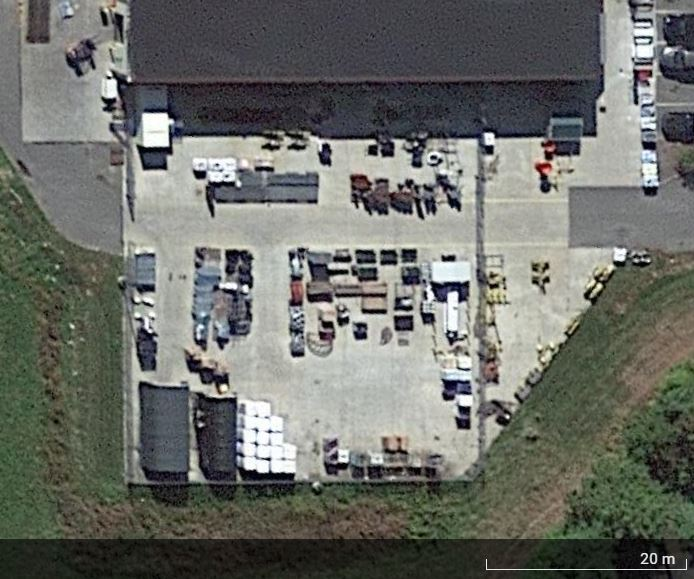
#> input picture AI-ML Tractor Analytics/SideLotImages/Scrub_Store_2.JPG, 694 x 579 px, found by its file name
$ python interactive.py
#> lines starting #> are read from the running program, lines starting #| are printed output that depends on the picture; after the words box and inside, x2 and y2 are one past the last pixel; in counts of white or black regions, pixels touching at a corner belong together
from __future__ import print_function
import cv2 as cv
import numpy as np
import random as rng
rng.seed(12345)
def thresh_callback(val):
    threshold = val
    # Detect edges using Canny
    canny_output = cv.Canny(src_gray, threshold, threshold * 2)
    # Find contours
    contours, hierarchy = cv.findContours(canny_output, cv.RETR_TREE, cv.CHAIN_APPROX_SIMPLE)
    # Draw contours


    drawing = np.zeros((canny_output.shape[0], canny_output.shape[1], 3), dtype=np.uint8)
    for i in range(len(contours)):
        color = (rng.randint(0,256), rng.randint(0,256), rng.randint(0,256))
        cv.drawContours(drawing, contours, i, color, 1, cv.LINE_8, hierarchy, 0)
    # Show in a window
    cv.imshow('Contours', drawing)
    cv.waitKey(0)
    cv.destroyAllWindows()
# Load source image
src = cv.imread('/home/saketh/Documents/Hackathons/AI-ML Tractor Analytics/SideLotImages/Scrub_Store_2.JPG',0)
#> src: shape (579, 694); min 0, max 255, mean 107.8

# Convert image to gray and blur it
#src_gray = cv.cvtColor(src, cv.COLOR_BGR2GRAY)
#src_gray = cv.blur(src_gray, (3,3))

src_gray = cv.medianBlur(src,5)
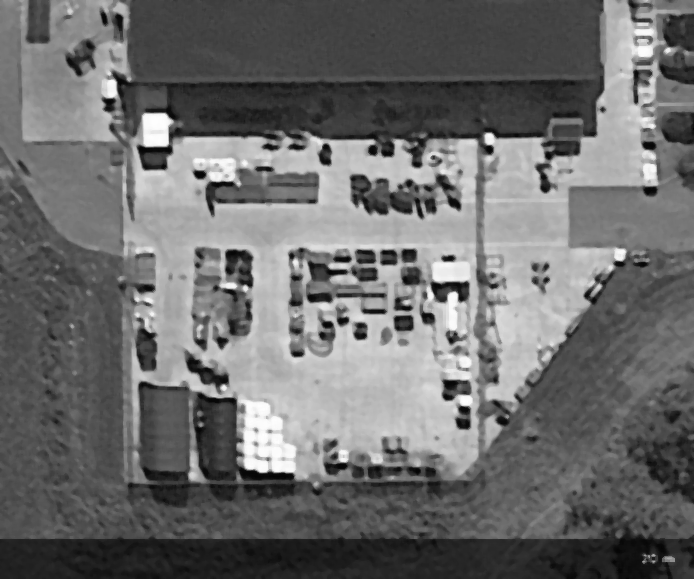
#> src_gray: shape (579, 694); min 3, max 255, mean 108.3
#src_gray = cv.bilateralFilter(src_gray,3,25,25)
# Create Window
source_window = 'Source'
cv.namedWindow(source_window)
cv.imshow(source_window, src)
max_thresh = 255
thresh = 100 # initial threshold
cv.createTrackbar('Canny Thresh:', source_window, thresh, max_thresh, thresh_callback)
thresh_callback(thresh)
#> in thresh_callback, `canny_output = cv.Canny(src_gray, threshold, threshold * 2)`:
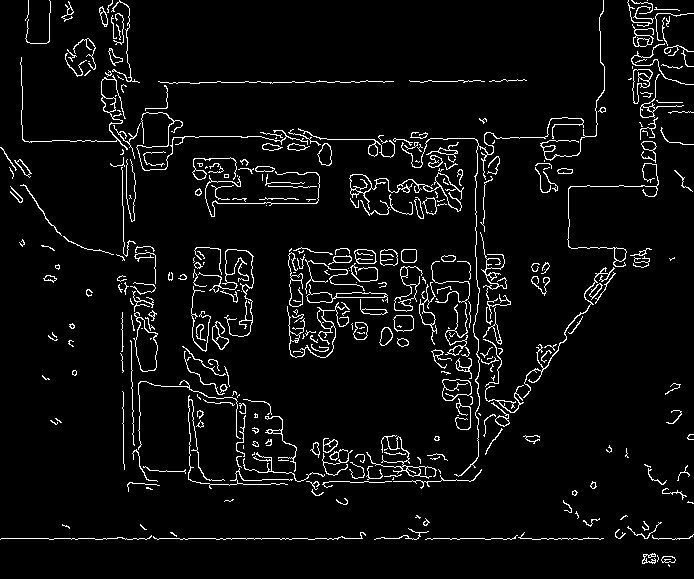
#> canny_output: shape (579, 694); 5% white in thin lines or dots
#> in thresh_callback, `contours, hierarchy = cv.findContours(canny_output, cv.RETR_TREE, cv.C..`: contours = 469 contours, 316 with area under 20; largest, box (x1, y1, x2, y2) and area: (133, 312, 158, 372) 822, (135, 317, 158, 372) 792, (442, 379, 472, 401) 472, (349, 172, 464, 212) 471, (442, 379, 472, 401) 452
#> the loop in thresh_callback, `for i in range(len(contours)):` made 469 passes
#> color on passes 1 to 3: (213, 5, 152), (188, 99, 138), (223, 82, 191)
#> after the loop in thresh_callback, `for i in range(len(contours)):`:
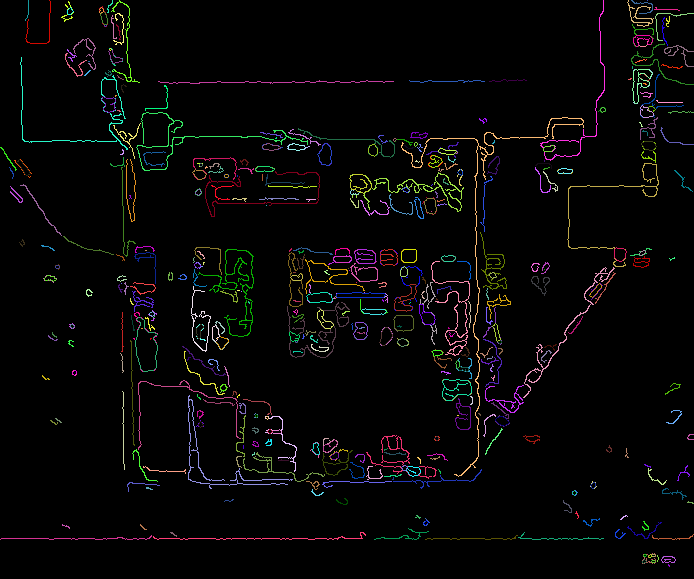
#> drawing: shape (579, 694, 3); mean of channels 0, 1, 2 6.1, 6.3, 6.9; drawn as B, G, R
cv.waitKey(0)

$ run again, with AI-ML Tractor Analytics/SideLotImages/Scrub_Store_1.JPG copied over AI-ML Tractor Analytics/SideLotImages/Scrub_Store_2.JPG
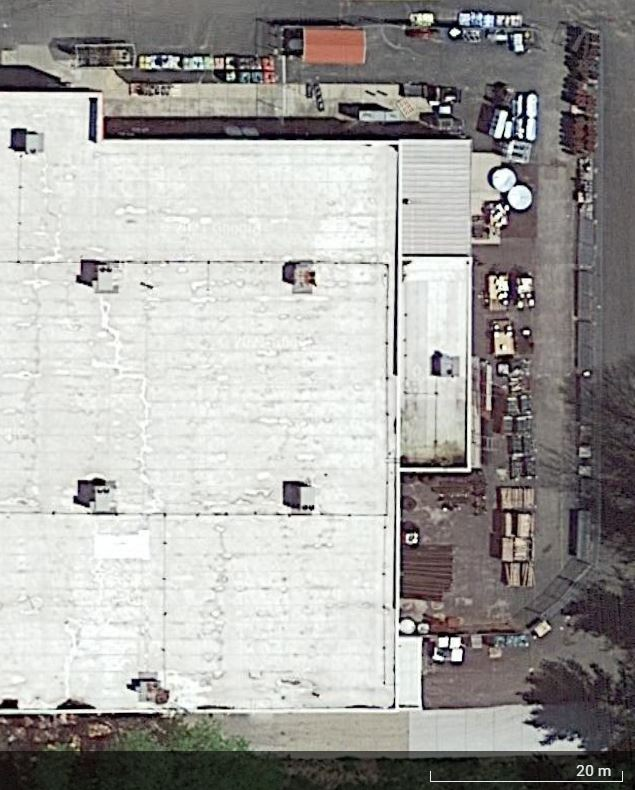
#> input picture AI-ML Tractor Analytics/SideLotImages/Scrub_Store_1.JPG, 635 x 790 px, found by its file name
#> in thresh_callback, `canny_output = cv.Canny(src_gray, threshold, threshold * 2)`:
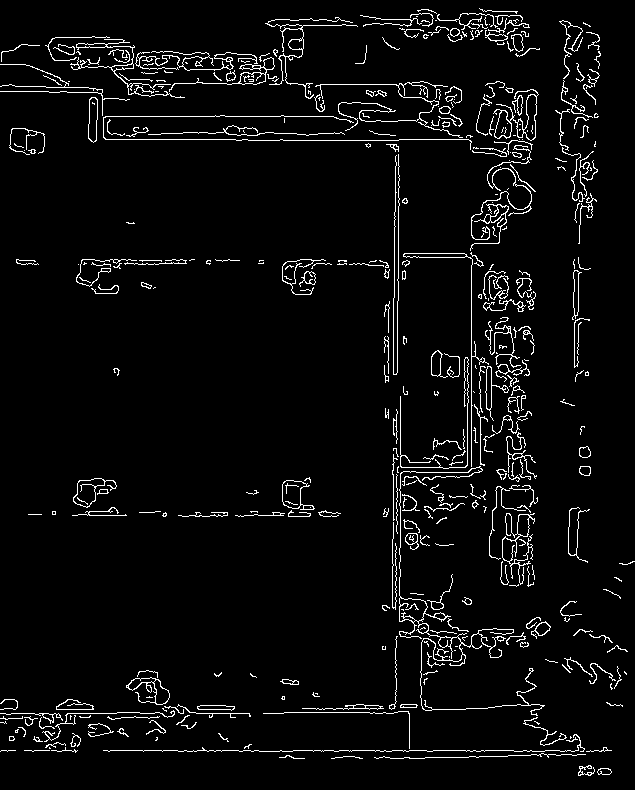
#> canny_output: shape (790, 635); 4.4% white in thin lines or dots
#> contours = 522 contours, 390 with area under 20; largest, box (x1, y1, x2, y2) and area: (399, 466, 545, 716) 895, (493, 89, 539, 141) 844, (73, 478, 117, 508) 538, (282, 480, 315, 510) 535, (73, 478, 105, 508) 513
#> the loop in thresh_callback, `for i in range(len(contours)):` made 522 passes
#> color on passes 1 to 3: (213, 5, 152), (188, 99, 138), (223, 82, 191)
#> after the loop in thresh_callback, `for i in range(len(contours)):`:
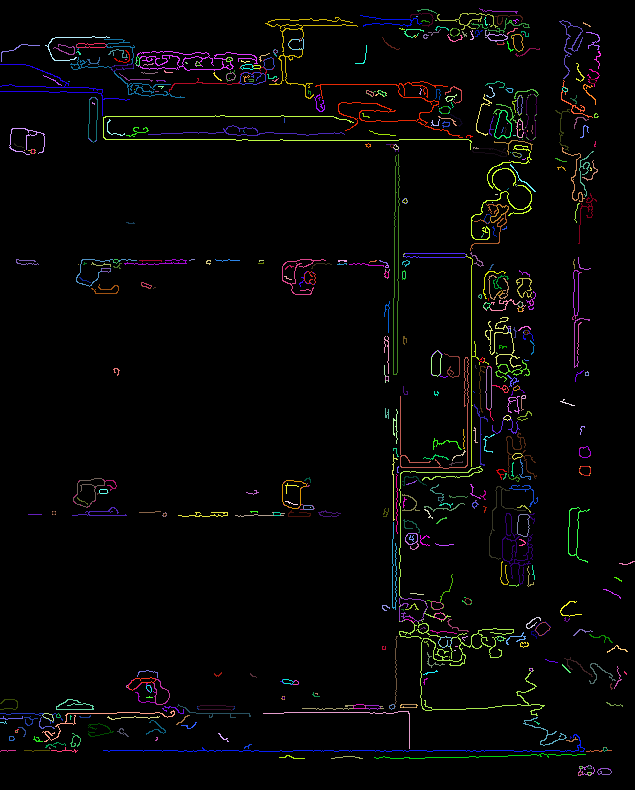
#> drawing: shape (790, 635, 3); mean of channels 0, 1, 2 5.3, 5.5, 5.9; drawn as B, G, R

$ run again, with AI-ML Tractor Analytics/SideLotImages/Scrub_Store_10.JPG copied over AI-ML Tractor Analytics/SideLotImages/Scrub_Store_2.JPG
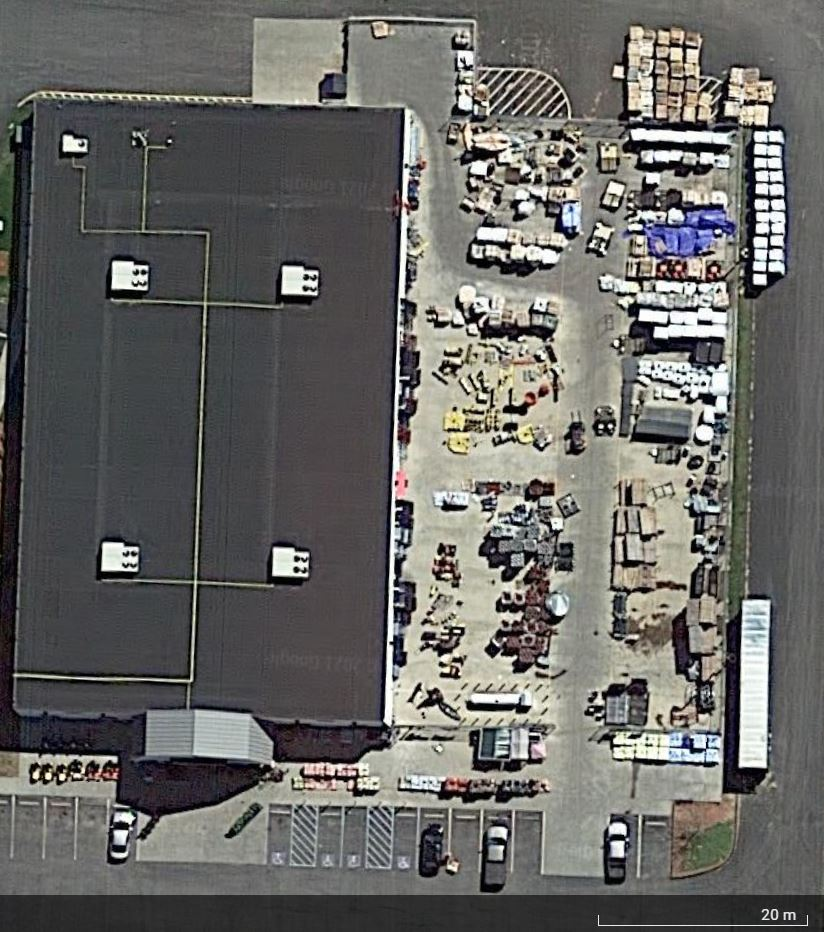
#> input picture AI-ML Tractor Analytics/SideLotImages/Scrub_Store_10.JPG, 824 x 932 px, found by its file name
#> in thresh_callback, `canny_output = cv.Canny(src_gray, threshold, threshold * 2)`:
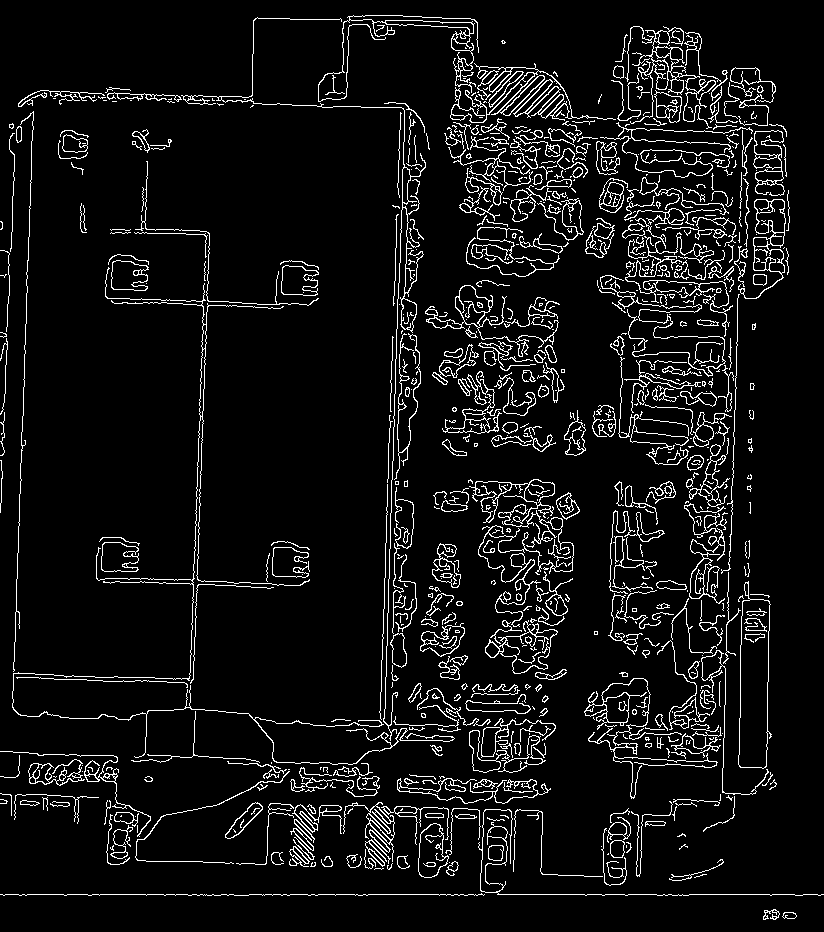
#> canny_output: shape (932, 824); 7.1% white in thin lines or dots
#> contours = 1177 contours, 755 with area under 20; largest, box (x1, y1, x2, y2) and area: (738, 581, 772, 769) 4666, (738, 599, 771, 769) 4608, (738, 199, 786, 299) 1898, (485, 620, 558, 674) 1716, (630, 26, 716, 129) 1641
#> the loop in thresh_callback, `for i in range(len(contours)):` made 1177 passes
#> color on passes 1 to 3: (213, 5, 152), (188, 99, 138), (223, 82, 191)
#> after the loop in thresh_callback, `for i in range(len(contours)):`:
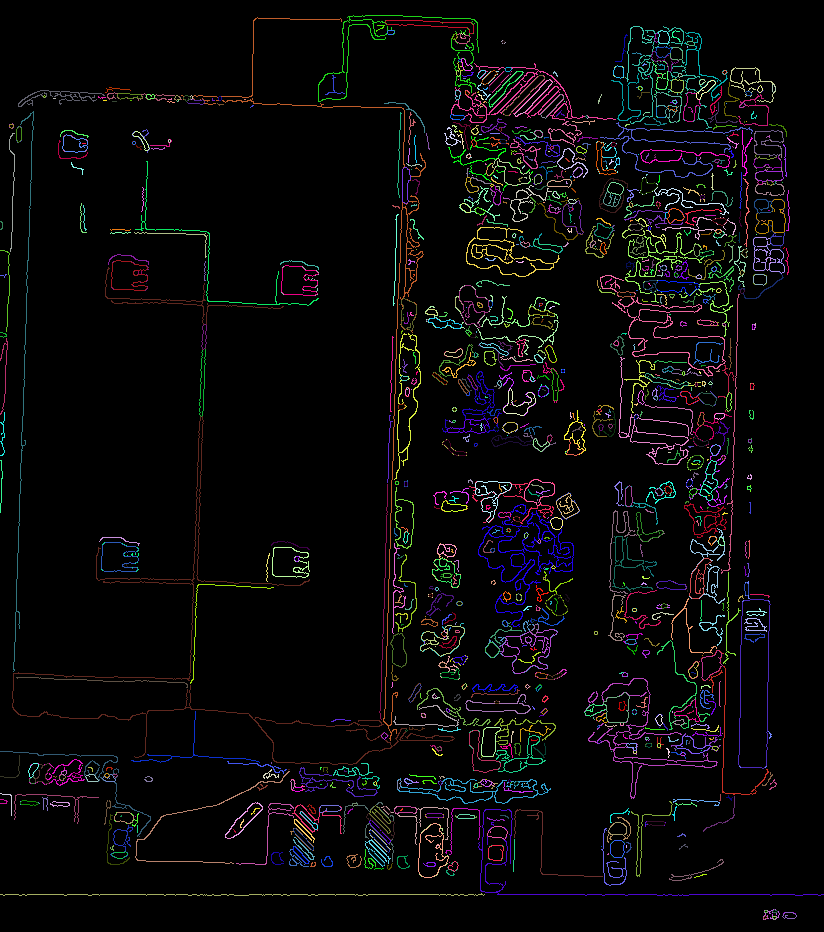
#> drawing: shape (932, 824, 3); mean of channels 0, 1, 2 9.1, 8.3, 9.2; drawn as B, G, R

$ run again, with AI-ML Tractor Analytics/SideLotImages/Scrub_Store_11.JPG copied over AI-ML Tractor Analytics/SideLotImages/Scrub_Store_2.JPG
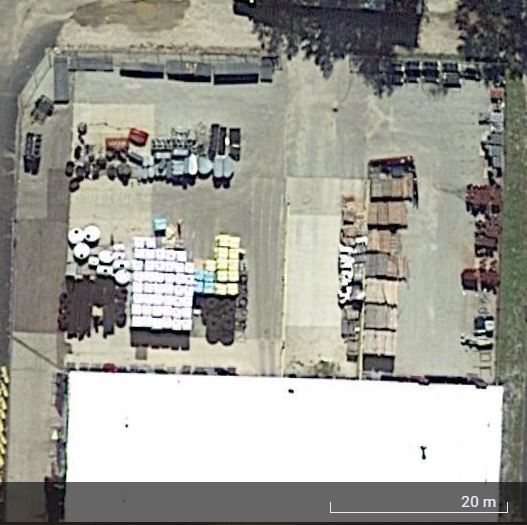
#> input picture AI-ML Tractor Analytics/SideLotImages/Scrub_Store_11.JPG, 527 x 525 px, found by its file name
#> in thresh_callback, `canny_output = cv.Canny(src_gray, threshold, threshold * 2)`:
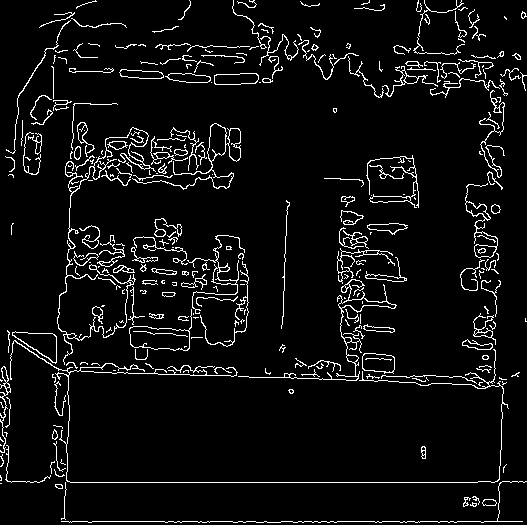
#> canny_output: shape (525, 527); 5.9% white in thin lines or dots
#> contours = 394 contours, 268 with area under 20; largest, box (x1, y1, x2, y2) and area: (129, 309, 192, 351) 1195, (129, 326, 190, 351) 1178, (132, 123, 241, 190) 882, (12, 331, 57, 364) 724, (12, 331, 57, 363) 694
#> the loop in thresh_callback, `for i in range(len(contours)):` made 394 passes
#> color on passes 1 to 3: (213, 5, 152), (188, 99, 138), (223, 82, 191)
#> after the loop in thresh_callback, `for i in range(len(contours)):`:
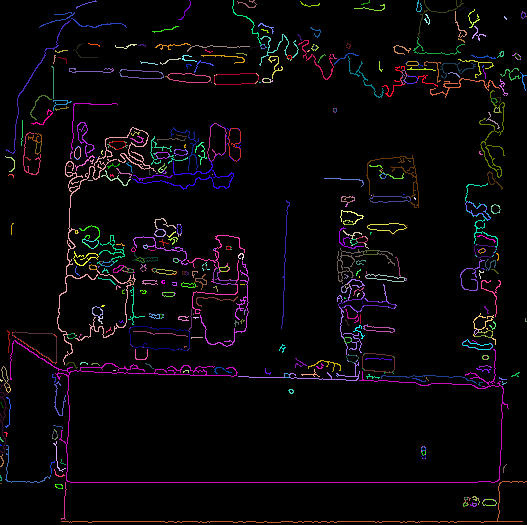
#> drawing: shape (525, 527, 3); mean of channels 0, 1, 2 8.2, 6, 8.4; drawn as B, G, R
